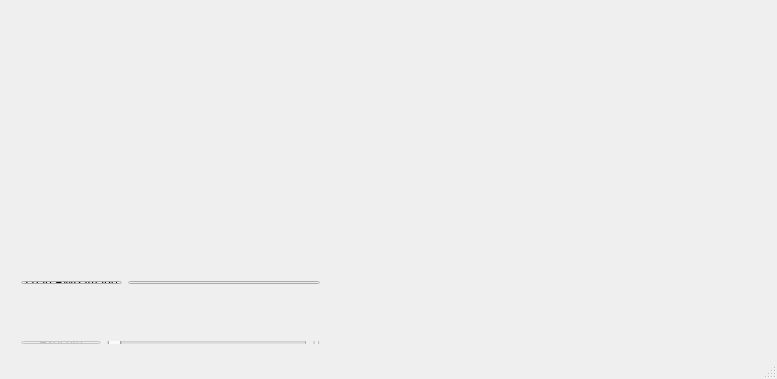
<?xml version="1.0" encoding="UTF-8"?>
<ui version="4.0">
 <class>BinaryzacjaClass</class>
 <widget class="QMainWindow" name="BinaryzacjaClass">
  <property name="geometry">
   <rect>
    <x>0</x>
    <y>0</y>
    <width>777</width>
    <height>379</height>
   </rect>
  </property>
  <property name="windowTitle">
   <string>Binaryzacja</string>
  </property>
  <widget class="QWidget" name="centralWidget">
   <widget class="QWidget" name="layoutWidget">
    <property name="geometry">
     <rect>
      <x>10</x>
      <y>10</y>
      <width>751</width>
      <height>251</height>
     </rect>
    </property>
    <layout class="QHBoxLayout" name="imagesHLayout">
     <item>
      <widget class="QLabel" name="oldImgLabel">
       <property name="text">
        <string/>
       </property>
      </widget>
     </item>
     <item>
      <widget class="QLabel" name="newImgLabel">
       <property name="text">
        <string/>
       </property>
      </widget>
     </item>
    </layout>
   </widget>
   <widget class="QWidget" name="layoutWidget">
    <property name="geometry">
     <rect>
      <x>10</x>
      <y>270</y>
      <width>321</width>
      <height>25</height>
     </rect>
    </property>
    <layout class="QHBoxLayout" name="loadHLayout">
     <item>
      <widget class="QPushButton" name="loadImgButton">
       <property name="text">
        <string>Load BMP Image</string>
       </property>
      </widget>
     </item>
     <item>
      <widget class="QLineEdit" name="filePathLine"/>
     </item>
    </layout>
   </widget>
   <widget class="QWidget" name="layoutWidget">
    <property name="geometry">
     <rect>
      <x>10</x>
      <y>330</y>
      <width>321</width>
      <height>25</height>
     </rect>
    </property>
    <layout class="QHBoxLayout" name="executeHLayout">
     <item>
      <widget class="QPushButton" name="executeButton">
       <property name="enabled">
        <bool>false</bool>
       </property>
       <property name="text">
        <string>Execute</string>
       </property>
      </widget>
     </item>
     <item>
      <widget class="QSlider" name="intensySlider">
       <property name="enabled">
        <bool>false</bool>
       </property>
       <property name="maximum">
        <number>255</number>
       </property>
       <property name="orientation">
        <enum>Qt::Horizontal</enum>
       </property>
      </widget>
     </item>
     <item>
      <widget class="QLabel" name="intensyValue">
       <property name="enabled">
        <bool>false</bool>
       </property>
       <property name="text">
        <string>0</string>
       </property>
      </widget>
     </item>
    </layout>
   </widget>
   <widget class="QWidget" name="layoutWidget">
    <property name="geometry">
     <rect>
      <x>10</x>
      <y>300</y>
      <width>321</width>
      <height>22</height>
     </rect>
    </property>
    <layout class="QHBoxLayout" name="methodHLayout">
     <item>
      <widget class="QLabel" name="label">
       <property name="text">
        <string>Method</string>
       </property>
      </widget>
     </item>
     <item>
      <widget class="QComboBox" name="comboBox">
       <item>
        <property name="text">
         <string>C++</string>
        </property>
       </item>
       <item>
        <property name="text">
         <string>ASM</string>
        </property>
       </item>
      </widget>
     </item>
    </layout>
   </widget>
  </widget>
  <widget class="QStatusBar" name="statusBar"/>
 </widget>
 <layoutdefault spacing="6" margin="11"/>
 <resources>
  <include location="binaryzacja.qrc"/>
 </resources>
 <connections/>
</ui>
